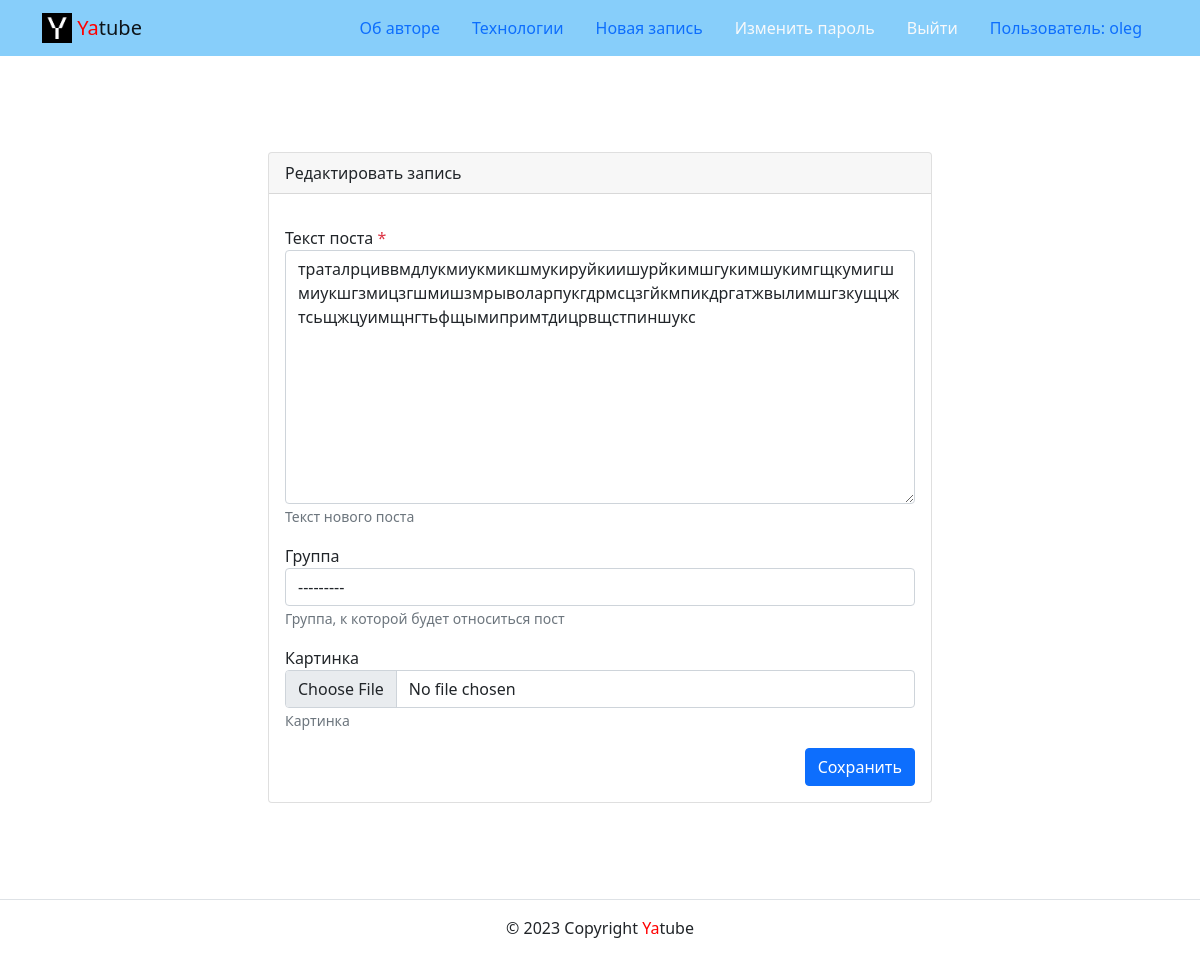
The page /posts/56/edit/ (signed in) on the database its author committed.
### posts/models.py (models this page shows, shortened)
class Post(models.Model):
    text = models.TextField(verbose_name="Текст поста")
    pub_date = models.DateTimeField(
        "Дата публикации",
        auto_now_add=True,
        db_index=True,
    )
    author = models.ForeignKey(
        User,
        on_delete=models.CASCADE,
        related_name='posts',
        verbose_name='Автор',
    )
    group = models.ForeignKey(
        'Group',
        blank=True,
        null=True,
        on_delete=models.SET_NULL,
        related_name='posts',
        verbose_name="Группа",
    )
    image = models.ImageField(
        'Картинка',
        upload_to='posts/',
        blank=True
    )
    class Meta():
        ordering = ['-pub_date']

### posts/views.py (the view)
# urls.py: path('posts/<post_id>/edit/', views.post_edit, name='edit'),
@login_required
def post_edit(request, post_id):
    edit_post = get_object_or_404(Post, id=post_id)
    if request.user != edit_post.author:
        return redirect('posts:post_detail', post_id)
    form = PostForm(request.POST or None, instance=edit_post)
    if form.is_valid():
        form.save()
        return redirect('posts:post_detail', post_id)
    template = 'posts/create_post.html'
    context = {'form': form, 'is_edit': True}
    return render(request, template, context)

### posts/forms.py
class PostForm(forms.ModelForm):
    class Meta:
        model = Post
        fields = ('text', 'group', 'image')
        help_texts = {
            'text': 'Текст нового поста',
            'group': 'Группа, к которой будет относиться пост',
            'image': 'Картинка',
        }

### core/context_processors/year.py (called while the page is built)
def year(request):
    year = timezone.now().year
    return {'year': year}

### core/templatetags/user_filters.py (called while the page is built)
@register.filter
def addclass(field, css):
    return field.as_widget(attrs={'class': css})

### posts/models.py (called while the page is built)
    def __str__(self):
        return self.title

### templates/posts/create_post.html (shortened to what this page needs)
{% extends "base.html" %}
{% block content %}
<div class="row justify-content-center">
<div class="col-md-8 p-5">
  <div class="card">
    <div class="card-header">{% if is_edit %}Редактировать запись{% else %}Добавить запись{% endif %}</div>
    <div class="card-body">
        {% include 'includes/form.html' %}
        <div class="d-flex justify-content-end">
          <button type="submit" class="btn btn-primary">{% if is_edit %}Сохранить{% else %}Добавить{% endif %}</button>
        </div>
    </div>
  </div>
</div>
</div>
{% endblock %}

### templates/includes/header.html (shortened to what this page needs)
{% load static %}
<header>
  <nav class="navbar navbar-light" style="background-color: lightskyblue">
    <div class="container">
      <a class="navbar-brand" href="{% url 'posts:index' %}">
        <img src="{% static 'img/logo.png' %}" width="30" height="30" class="d-inline-block align-top" alt="">
        <span style="color:red">Ya</span>tube
      </a>
      <ul class="nav nav-pills">
        {% with request.resolver_match.view_name as view_name %}
        <li class="nav-item">
          <a class="nav-link {% if view_name == 'about:author' %}active{% endif %}" href="{% url 'about:author' %}">Об авторе</a>
        </li>
        <li class="nav-item">
          <a class="nav-link {% if view_name == 'about:tech' %}active{% endif %}" href="{% url 'about:tech' %}">Технологии</a>
        </li>
        {% if user.is_authenticated %}
        <li class="nav-item">
          <a class="nav-link {% if view_name == 'posts:create' %}active{% endif %}" href="{% url 'posts:create' %}">Новая запись</a>
        </li>
        <li class="nav-item">
          <a class="nav-link link-light {% if view_name == 'users:password_change' %}active{% endif %}" href="{% url 'users:password_reset_form' %}">Изменить пароль</a>
        </li>
        <li class="nav-item">
          <a class="nav-link link-light {% if view_name == 'users:logout' %}active{% endif %}" href="{% url 'users:logout' %}">Выйти</a>
        </li>
        <li class="nav-item">
          <a class="nav-link">Пользователь: {{ user.username }}</a>
        </li>
        {% endif %}
        {% endwith %}
      </ul>
    </div>
  </nav>
</header>

### templates/includes/form.html (shortened to what this page needs)
{% load user_filters %}
<form method="post" {% if action_url %} action="{% url action_url %}" {% endif %} enctype="multipart/form-data">
  {% for field in form %}<div class="form-group row my-3"
    {% if field.field.required %}
      aria-required="true"
    {% else %}
      aria-required="false"
    {% endif %}
  >
    <label for="{{ field.id_for_label }}">
      {{ field.label }}
        {% if field.field.required %}
          <span class="required text-danger">*</span>
        {% endif %}
    </label>
    <div>
    {{ field|addclass:'form-control' }}
      {% if field.help_text %}
        <small id="{{ field.id_for_label }}-help" class="form-text text-muted">
          {{ field.help_text|safe }}
        </small>
      {% endif %}
    </div>
  </div>
{% endfor %}

### rows shown on the page
Post: form "траталрциввмдлукмиукмикшмукируйкиишурйкимшгукимшукимгщкумигшмиукшгзмицзгшмишзмрыволарпукгдрмсцзгйкмпикдргатжвылимшгзкущцжтсьщжцуимщнгтьфщымипримтдицрвщстпиншукс" "---------"

### other values the page prints
{{ user.username }} "oleg"
{{ field.label }} "Текст поста" "Группа" "Картинка"
{{ field.help_text|safe }} "Текст нового поста" "Группа, к которой будет относиться пост" "Картинка"
